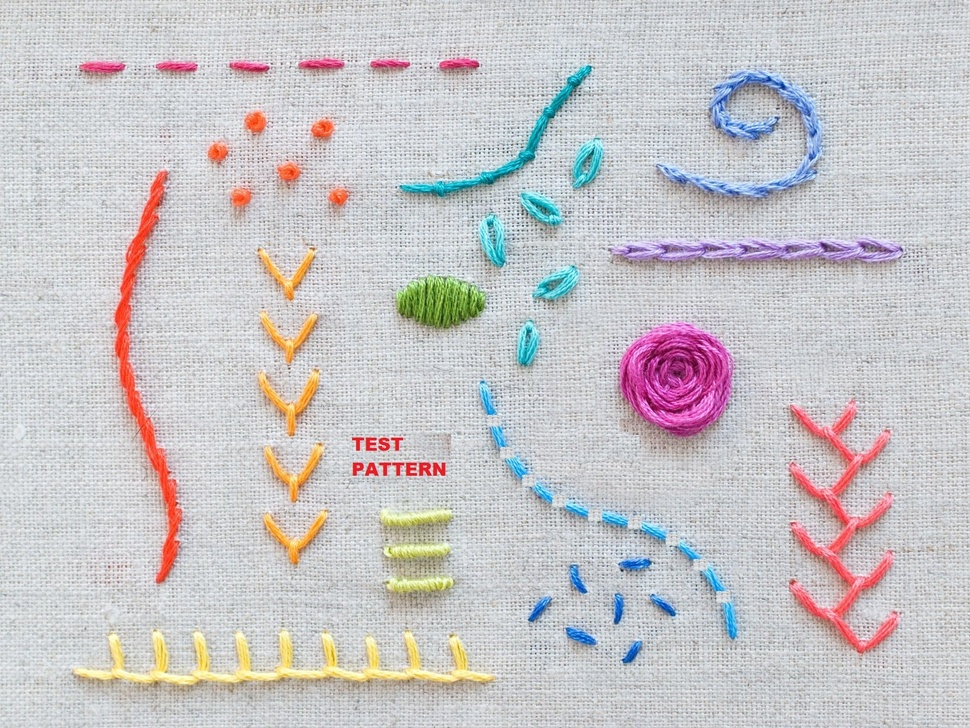
#> input picture Contours/gimp.jpg, 970 x 728 px, shrunk from 1785 x 1339 before the run
$ python join_contour.py
#> lines starting #> are read from the running program, lines starting #| are printed output that depends on the picture; after the words box and inside, x2 and y2 are one past the last pixel; in counts of white or black regions, pixels touching at a corner belong together
import cv2
import numpy as np

def find_if_close(cnt1,cnt2):
    row1,row2 = cnt1.shape[0],cnt2.shape[0]
    for i in range(row1):
        for j in range(row2):
            dist = np.linalg.norm(cnt1[i]-cnt2[j])
            if abs(dist) < 50 :
                return True
            elif i==row1-1 and j==row2-1:
                return False

img = cv2.imread('gimp.jpg')
#> img is the input picture: shape (728, 970, 3); mean B, G, R 200.2, 197.6, 200.7
gray = cv2.cvtColor(img,cv2.COLOR_BGR2GRAY)
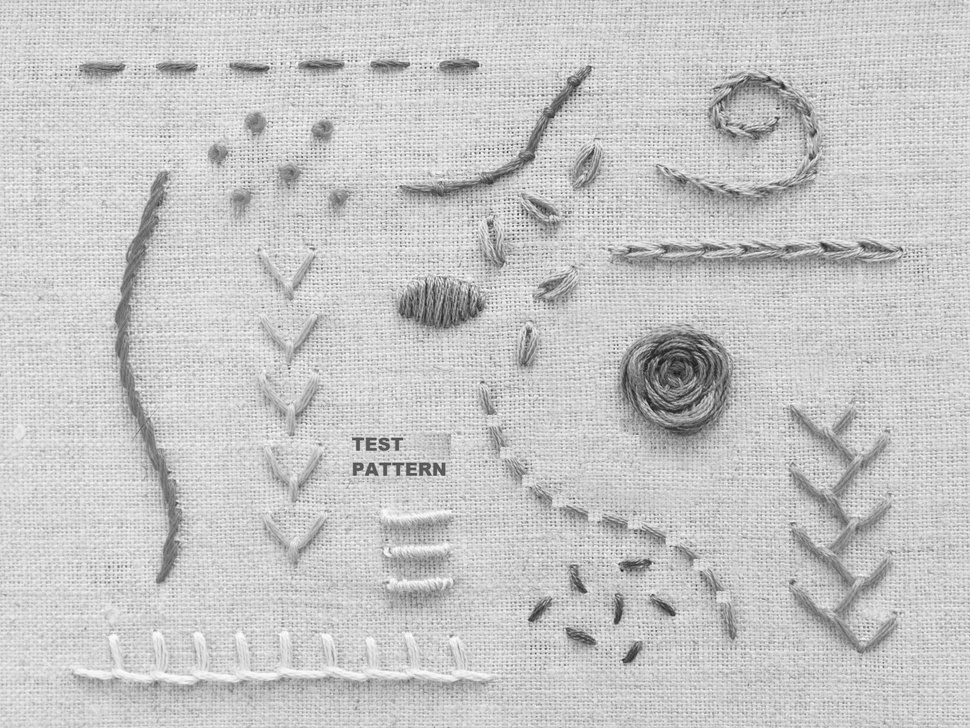
#> gray: shape (728, 970); min 16, max 254, mean 198.8
ret,thresh = cv2.threshold(gray,200,255,0)
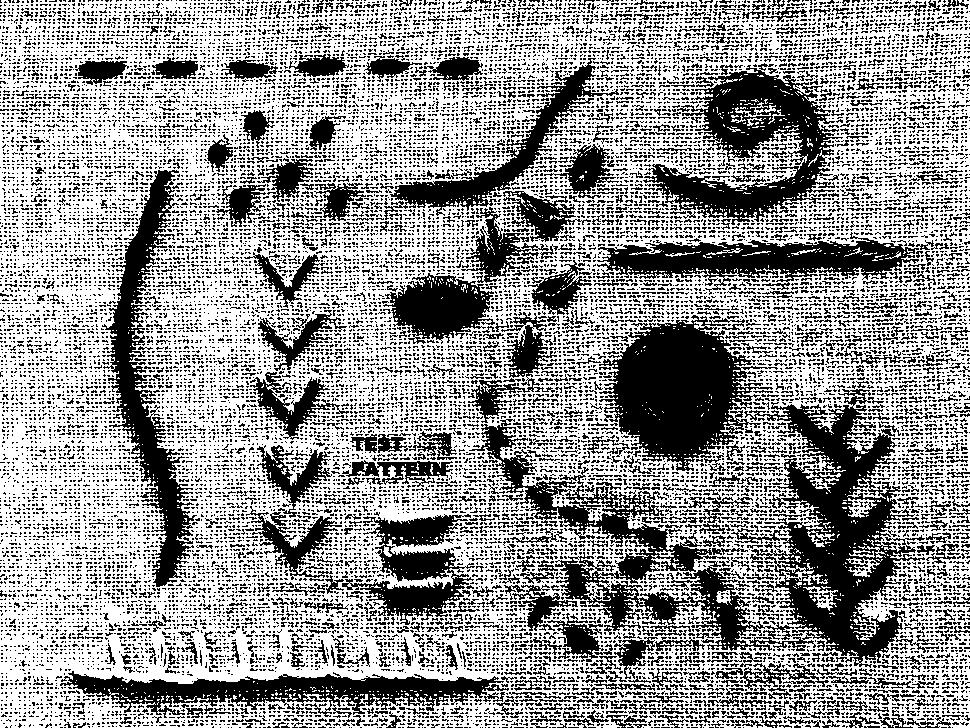
#> thresh: shape (728, 970); 59.9% white; 20557 black regions (19441 under 20 px)
contours,hier = cv2.findContours(thresh,cv2.RETR_EXTERNAL,2)
#> contours = 23 contours, 22 with area under 20; largest, box (x1, y1, x2, y2) and area: (0, 0, 970, 728) 699545

LENGTH = len(contours)
#> LENGTH = 23
status = np.zeros((LENGTH,1))
#> status = 23 values from 0 to 0

for i,cnt1 in enumerate(contours):
    x = i
    if i != LENGTH-1:
        for j,cnt2 in enumerate(contours[i+1:]):
            x = x+1
            dist = find_if_close(cnt1,cnt2)
            if dist == True:
                val = min(status[i],status[x])
                status[x] = status[i] = val
            else:
                if status[x]==status[i]:
                    status[x] = i+1
#> this loop made 23 passes
#> cnt1 on passes 1, 2, 3, 4, 5, 6, 10, 11, 12, 14, 15, 16: [[926, 727]], [[785, 727], [790, 727]], [[564, 727]], [[773, 726], [774, 727], [774, 726]], [[623, 726]], [[394, 725]], [[900, 719]], [[0, 592]], [[968, 511], [968, 512], [969, 512], [969, 511]], [[319, 7], [319, 9]], [[953, 3]], [[955, 0], [956, 1], [956, 4], [956, 0]]

unified = []
maximum = int(status.max())+1
#> maximum = 1
for i in range(maximum):
    pos = np.where(status==i)[0]
    if pos.size != 0:
        cont = np.vstack(contours[i] for i in pos)
        hull = cv2.convexHull(cont)
        unified.append(hull)
#> after the loop, unified = 1 item

cv2.drawContours(img,unified,-1,(0,255,0),2)
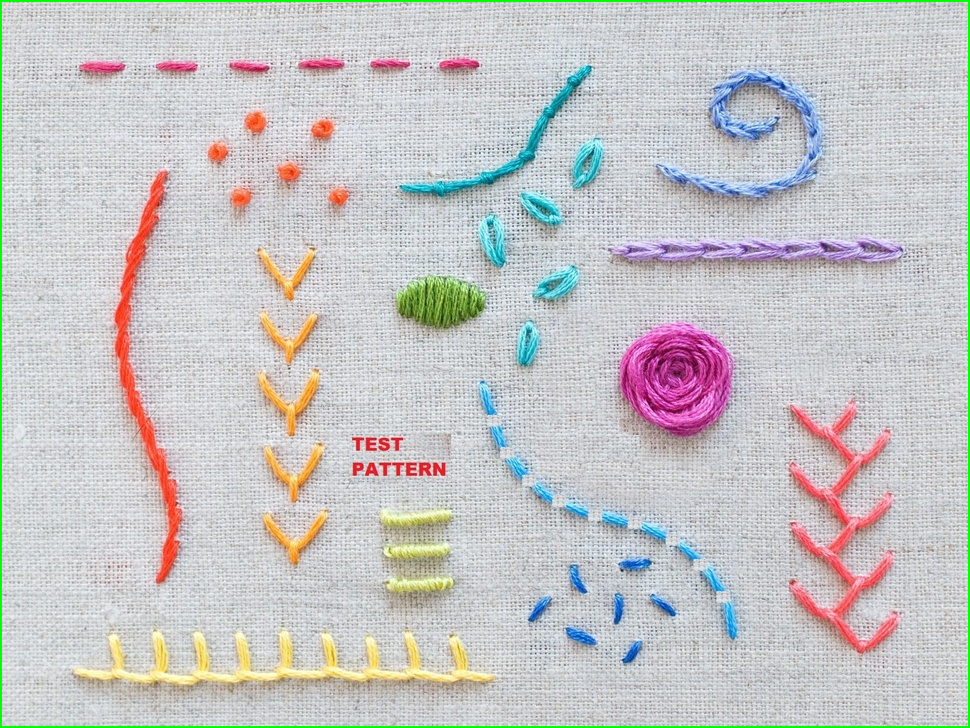
#> img: shape (728, 970, 3); 0.96% of pixels changed, all inside (x1, y1, x2, y2) = (0, 0, 970, 728)
cv2.drawContours(thresh,unified,-1,255,-1)
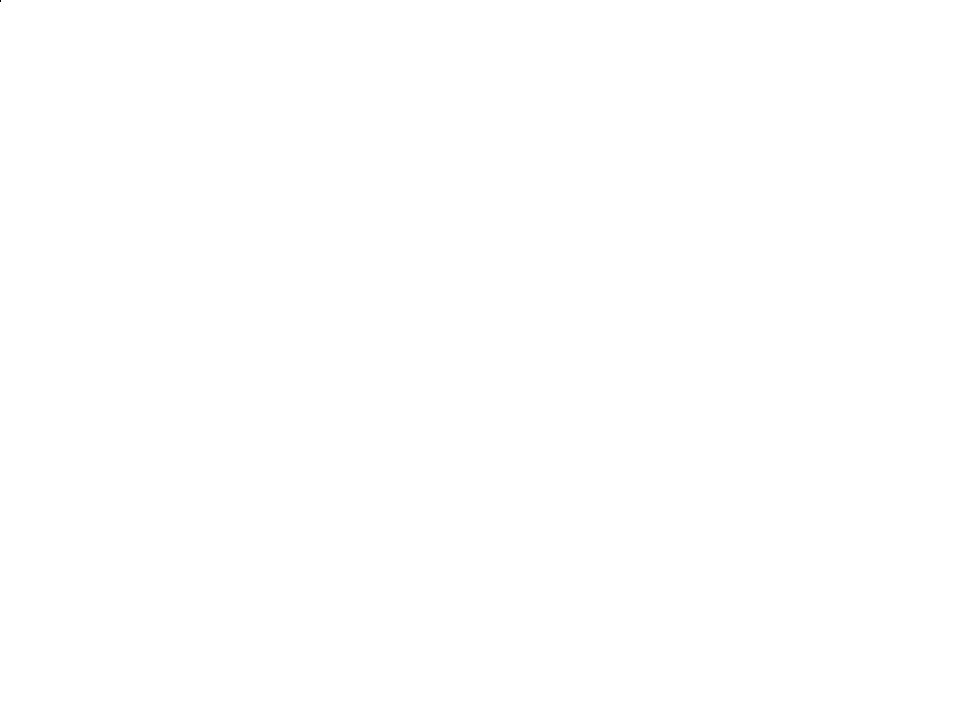
#> thresh: shape (728, 970); 100% white; black in thin lines or dots, all inside (x1, y1, x2, y2) = (0, 0, 1, 2)

cv2.imshow("SampleWork",thresh)

cv2.waitKey(0)
